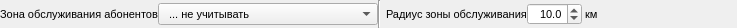
             <widget class="QWidget" name="widget_12" native="true">
              <property name="minimumSize">
               <size>
                <width>0</width>
                <height>20</height>
               </size>
              </property>
              <property name="maximumSize">
               <size>
                <width>16777215</width>
                <height>28</height>
               </size>
              </property>
              <layout class="QHBoxLayout" name="horizontalLayout_8">
               <property name="spacing">
                <number>0</number>
               </property>
               <property name="leftMargin">
                <number>0</number>
               </property>
               <property name="topMargin">
                <number>0</number>
               </property>
               <property name="rightMargin">
                <number>99</number>
               </property>
               <property name="bottomMargin">
                <number>0</number>
               </property>
               <item>
                <widget class="QLabel" name="Label_UchetZoniObslugivaniya">
                 <property name="maximumSize">
                  <size>
                   <width>167</width>
                   <height>16777215</height>
                  </size>
                 </property>
                 <property name="font">
                  <font>
                   <family>Tahoma</family>
                   <pointsize>8</pointsize>
                  </font>
                 </property>
                 <property name="text">
                  <string>Зона обслуживания абонентов</string>
                 </property>
                </widget>
               </item>
               <item>
                <widget class="QComboBox" name="CBox_UchetZoniObslugivaniya">
                 <property name="minimumSize">
                  <size>
                   <width>220</width>
                   <height>0</height>
                  </size>
                 </property>
                 <property name="maximumSize">
                  <size>
                   <width>220</width>
                   <height>22</height>
                  </size>
                 </property>
                 <property name="font">
                  <font>
                   <family>Tahoma</family>
                   <pointsize>8</pointsize>
                  </font>
                 </property>
                 <property name="currentIndex">
                  <number>0</number>
                 </property>
                 <item>
                  <property name="text">
                   <string>  ... не учитывать</string>
                  </property>
                 </item>
                 <item>
                  <property name="text">
                   <string>  ... учитывать из ЧТП</string>
                  </property>
                 </item>
                 <item>
                  <property name="text">
                   <string>  ... учитывать с указанным радиусом</string>
                  </property>
                 </item>
                </widget>
               </item>
               <item>
                <widget class="Line" name="line_20">
                 <property name="orientation">
                  <enum>Qt::Vertical</enum>
                 </property>
                </widget>
               </item>
               <item>
                <spacer name="horizontalSpacer_3">
                 <property name="orientation">
                  <enum>Qt::Horizontal</enum>
                 </property>
                 <property name="sizeType">
                  <enum>QSizePolicy::Fixed</enum>
                 </property>
                 <property name="sizeHint" stdset="0">
                  <size>
                   <width>5</width>
                   <height>20</height>
                  </size>
                 </property>
                </spacer>
               </item>
               <item>
                <widget class="QLabel" name="Label_RadiusZoniObslugivaniya">
                 <property name="maximumSize">
                  <size>
                   <width>149</width>
                   <height>16777215</height>
                  </size>
                 </property>
                 <property name="font">
                  <font>
                   <family>Tahoma</family>
                   <pointsize>8</pointsize>
                  </font>
                 </property>
                 <property name="text">
                  <string>Радиус зоны обслуживания</string>
                 </property>
                </widget>
               </item>
               <item>
                <widget class="QDoubleSpinBox" name="Edit_RadiusZoniObslugivaniya">
                 <property name="maximumSize">
                  <size>
                   <width>70</width>
                   <height>22</height>
                  </size>
                 </property>
                 <property name="font">
                  <font>
                   <family>Tahoma</family>
                   <pointsize>8</pointsize>
                  </font>
                 </property>
                 <property name="alignment">
                  <set>Qt::AlignRight|Qt::AlignTrailing|Qt::AlignVCenter</set>
                 </property>
                 <property name="decimals">
                  <number>1</number>
                 </property>
                 <property name="minimum">
                  <double>0.500000000000000</double>
                 </property>
                 <property name="maximum">
                  <double>150.000000000000000</double>
                 </property>
                 <property name="value">
                  <double>10.000000000000000</double>
                 </property>
                </widget>
               </item>
               <item>
                <widget class="QLabel" name="Label_RadiusZoniObslugivaniyaSI">
                 <property name="font">
                  <font>
                   <family>Tahoma</family>
                   <pointsize>8</pointsize>
                  </font>
                 </property>
                 <property name="text">
                  <string> км</string>
                 </property>
                </widget>
               </item>
               <item>
                <spacer name="horizontalSpacer_7">
                 <property name="orientation">
                  <enum>Qt::Horizontal</enum>
                 </property>
                 <property name="sizeHint" stdset="0">
                  <size>
                   <width>40</width>
                   <height>20</height>
                  </size>
                 </property>
                </spacer>
               </item>
              </layout>
             </widget>
